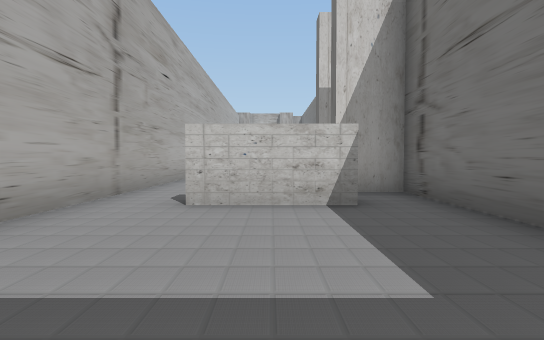
[1] (above)

16 first-person views from a walk through a 3-D level made in the Unity game engine. The camera is 1.2 m above the floor, tilts 2° down and sees 80° across. The floor is counted in squares, 2 m on a side. Each view is taken from the middle of a square. On the plan, view 1 faces up. The plan holds only what a view shows up to about 10 squares ahead; the rest is blank. The place goes on beyond the plan. The player is left out.

[2]
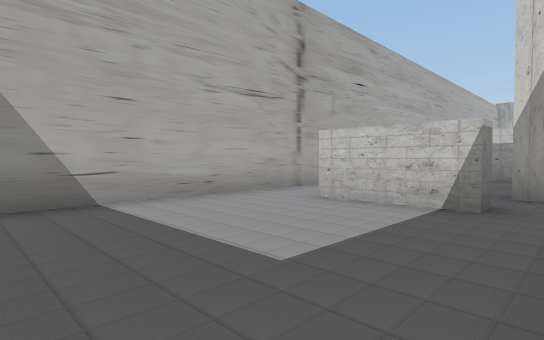

[3]
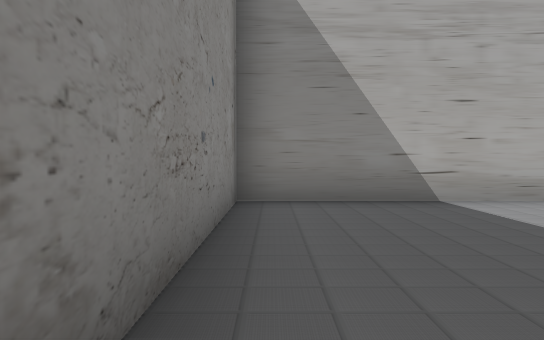

[4]
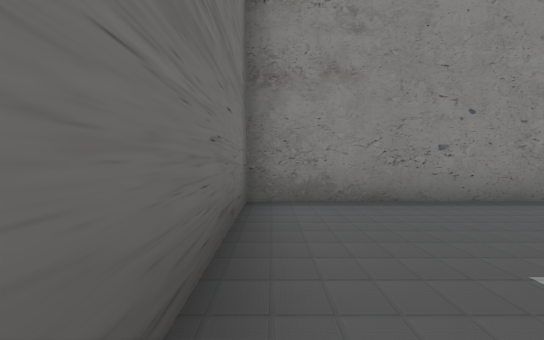

[5]
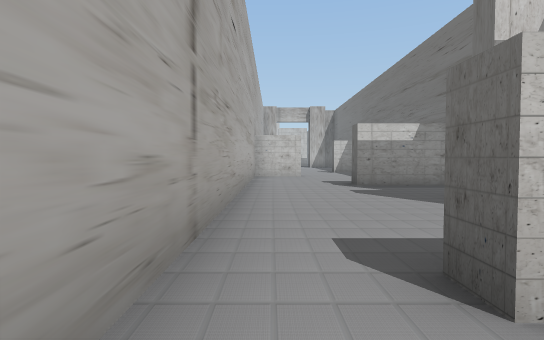

[6]
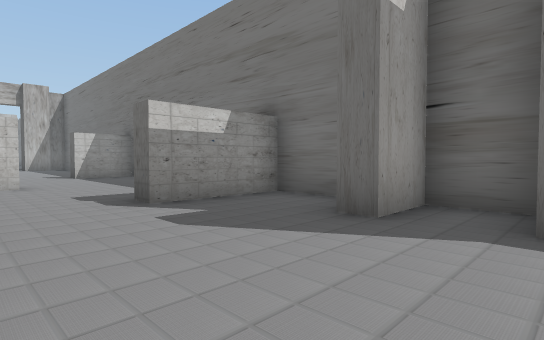

[7]
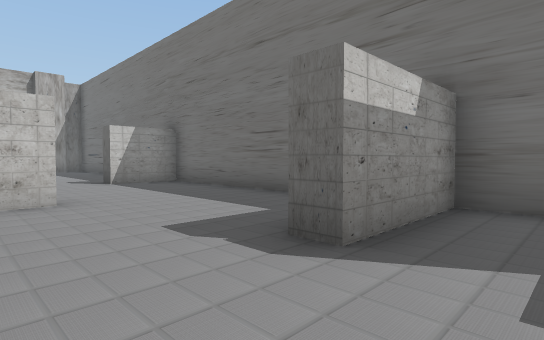

[8]
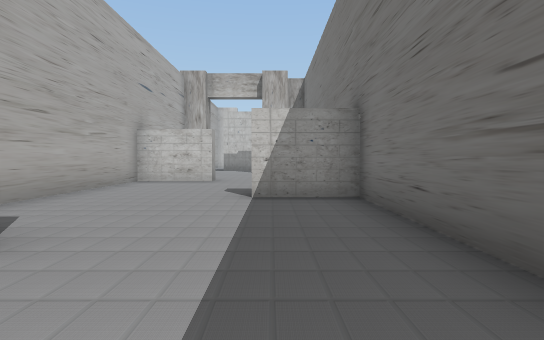

[9]
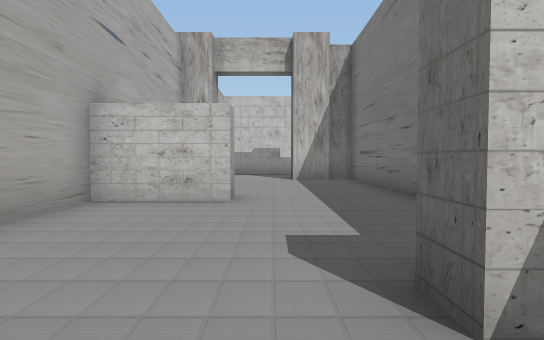

[10]
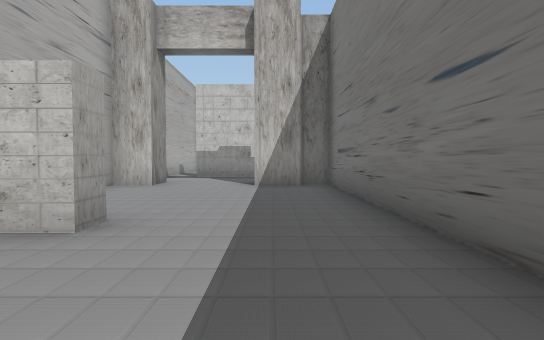

[11]
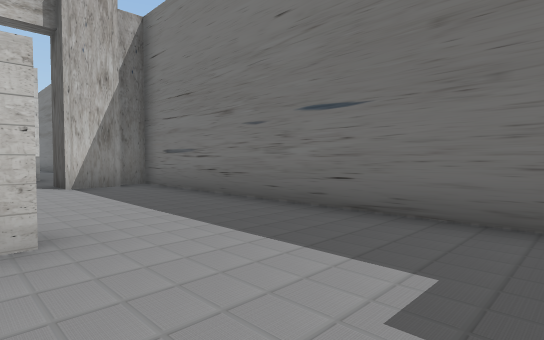

[12]
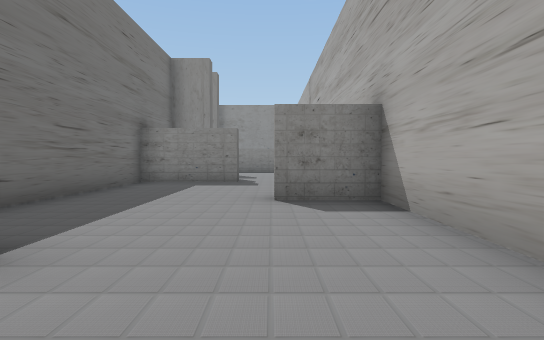

[13]
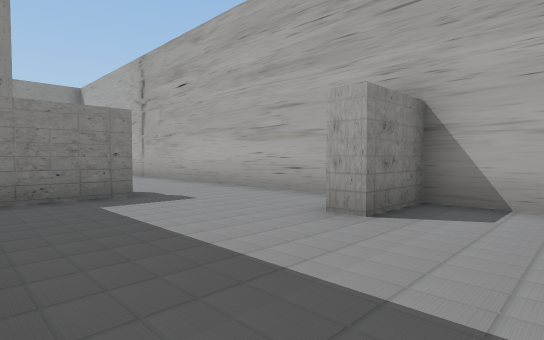

[14]
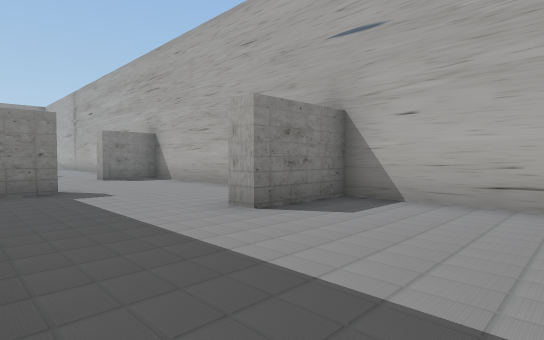

[15]
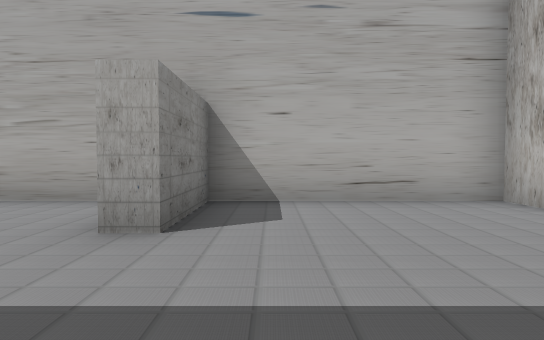

[16]
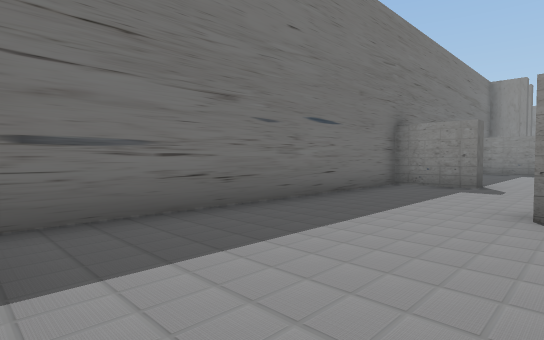

### Floor plan
Ten units are one square. View 1 is at (0, 0); x grows to the right and y downward. Boxes are objects, and circles mark ways between rooms. Rooms are numbered by the first view taken in them; rooms with no view inside come last. Other rooms are left out.
<svg viewBox="-31 -260 60 280">
<path fill="none" stroke="#000" d="M11 -48 11 -42 -11 -42M-26 -45 -26 15 24 15 24 -58 11 -58M24 -89 24 -102 -1 -102M24 -64 24 -76 11 -76 11 -81M-26 -105 -26 -45M-11 -42 -11 -48M-26 -130 -26 -105M-19 -253 -26 -253 -26 -211 -6 -211 -6 -206 -26 -206 -26 -143 -10 -143 -10 -138 -16 -138M-1 -102 -1 -107 24 -107 24 -170 7 -170 7 -175 24 -175 24 -255"/>
<circle cx="-20" cy="-50" r="3" fill="#2a7"/>
<circle cx="-15" cy="-110" r="3" fill="#2a7"/>
<text x="0" y="-20">1</text>
<text x="0" y="-80">2</text>
<text x="0" y="-180">3</text>
</svg>
Room 1 opens to room 2. Room 2 opens to room 3.

Where each view was taken, in squares from view 1:
view 1: 0 up, 0 right, facing up
view 2: 0 up, 2 right, facing up-left
view 3: 1 down, 2 right, facing left
view 4: 3 up, 2 right, facing down
view 5: 3 up, 2 left, facing up
view 6: 6 up, 2 left, facing up-right
view 7: 9 up, 2 left, facing up-right
view 8: 12 up, 1 right, facing up
view 9: 16 up, 0 right, facing up
view 10: 18 up, 1 right, facing up
view 11: 18 up, 1 left, facing up-right
view 12: 19 up, 1 left, facing down
view 13: 16 up, 2 right, facing down-left
view 14: 24 up, 2 right, facing down-left
view 15: 22 up, 2 right, facing left
view 16: 25 up, 1 left, facing down-right
